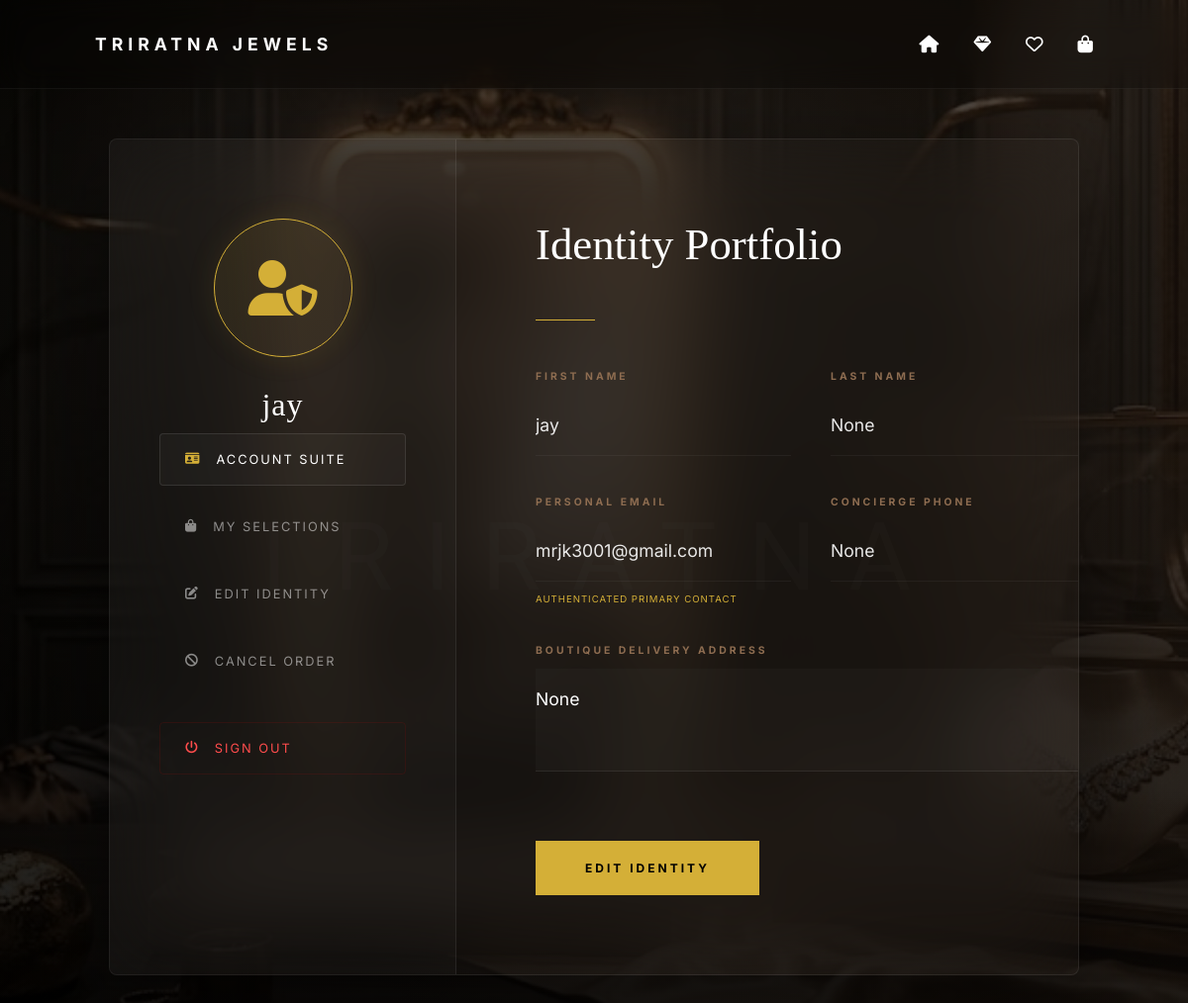
The app's page /profile/ (signed in) with its own data.
### main/models.py (models this page shows, shortened)
class RegisterUser(models.Model):
    first_name = models.CharField(max_length=100,blank=True, null=True)
    last_name = models.CharField(max_length=100,blank=True, null=True)
    phone_number = models.CharField(max_length=15,blank=True, null=True)
    address = models.TextField(blank=True, null=True)
    email = models.EmailField(unique=True)
    password = models.CharField(max_length=255)

### main/views.py (the view)
# urls.py: path("profile/", profile_view, name="profile_view"),
def profile_view(request):
    user = get_current_user(request)
    if not user:
        return redirect('login')
    context = get_common_context(request)
    context['user_profile'] = user
    context['edit_mode'] = False
    return render(request, 'profile.html', context)

### main/views.py (called while the page is built, shortened)
def get_current_user(request):
    user_id = request.session.get("user_id")
    if user_id:
        try:
            return RegisterUser.objects.get(id=user_id)
        except RegisterUser.DoesNotExist:
            return None
    return None

def get_session_id(request):
    if not request.session.session_key:
        request.session.create()
    return request.session.session_key

def get_common_context(request):
    user = get_current_user(request)
    session_id = get_session_id(request)
    cart_count = 0
    wishlist_count = 0
    wishlist_ids = []
    if user:
        cart_count = CartItem.objects.filter(user=user).aggregate(Sum('quantity'))['quantity__sum'] or 0
        wishlist_count = WishlistItem.objects.filter(user=user, moved_to_cart=False).count()
        wishlist_ids = list(WishlistItem.objects.filter(user=user).values_list('jewellery_id', flat=True))
    site_setting = SiteSetting.objects.first()
    whatsapp_number = site_setting.whatsapp_number if (site_setting and site_setting.whatsapp_number) else "919876543210"
    return {
        'cart_count': cart_count,
        'wishlist_count': wishlist_count,
        'wishlist_ids': wishlist_ids,
        'MEDIA_URL': settings.MEDIA_URL,
        'whatsapp_number': whatsapp_number,
    }

### templates/profile.html (shortened to what this page needs)
{% load static %}
<!DOCTYPE html>
<html lang="en">
<head>
    <link rel="stylesheet" href="https://cdnjs.cloudflare.com/ajax/libs/font-awesome/6.5.1/css/all.min.css">
</head>
<body>
    <nav class="tr-nav" id="mainNav">
        <span class="logo-text">TRIRATNA JEWELS</span>
        <div style="display:flex; gap: 35px; align-items: center; height: 100%;">
            <a href="{% url 'home' %}" title="Home" class="tr-nav-icon"><i class="fa-solid fa-house"></i></a>
            <a href="{% url 'catalog' %}" title="Collection" class="tr-nav-icon"><i class="fa-solid fa-gem"></i></a>
            <a href="{% url 'wishlist_view' %}" title="Wishlist" class="tr-nav-icon"><i class="fa-regular fa-heart"></i></a>
            <a href="{% url 'cart_view' %}" title="Cart" class="tr-nav-icon"><i class="fa-solid fa-shopping-bag"></i></a>
        </div>
    </nav>
    <div class="tr-profile-wrapper">
        <div class="tr-profile-card">
            <aside class="tr-profile-sidebar">
                <div class="tr-user-avatar-box">
                    <div class="tr-user-avatar">
                        <i class="fa-solid fa-user-shield"></i>
                    </div>
                </div>
                <div class="tr-sidebar-info">
                    <h2>{{ user_profile.first_name }}</h2>
                </div>
                <nav class="tr-profile-menu">
                    <a href="javascript:void(0)" onclick="navigateAccount('{% url 'profile_view' %}')" class="tr-menu-item {% if not edit_mode and 'edit' not in request.GET %}active{% endif %}">
                        <i class="fa-solid fa-id-card"></i> Account Suite
                    </a>
                    <a href="javascript:void(0)" onclick="navigateAccount('{% url 'order_history' %}')" class="tr-menu-item">
                        <i class="fa-solid fa-bag-shopping"></i> My Selections
                    </a>
                    <a href="{% url 'edit_profile' %}?edit=1" class="tr-menu-item {% if edit_mode or 'edit' in request.GET %}active{% endif %}">
                        <i class="fa-solid fa-pen-to-square"></i> Edit Identity
                    </a>
                    <a href="{% url 'cancel_order_form' %}" class="tr-menu-item">
                        <i class="fa-solid fa-ban"></i> Cancel Order
                    </a>
                    <a href="{% url 'logout' %}" class="tr-menu-item" style="color: #ff4d4d; margin-top: 20px; border-color: rgba(255,0,0,0.1);">
                        <i class="fa-solid fa-power-off"></i> Sign Out
                    </a>
                </nav>
            </aside>
            <main class="tr-profile-main">
                <div class="tr-main-content">
                    <h1 class="tr-section-title">{% if edit_mode %}Refine Identity{% else %}Identity Portfolio{% endif %}</h1>
                    <div class="tr-gold-line"></div>
                    <form method="POST" action="{% url 'edit_profile' %}">
                        <div class="tr-form-grid">
                            <div class="tr-form-group">
                                <label>First Name</label>
                                <input type="text" name="first_name" value="{{ user_profile.first_name }}" {% if not edit_mode %}disabled{% endif %} required>
                            </div>
                            <div class="tr-form-group">
                                <label>Last Name</label>
                                <input type="text" name="last_name" value="{{ user_profile.last_name }}" {% if not edit_mode %}disabled{% endif %} required>
                            </div>
                            <div class="tr-form-group">
                                <label>Personal Email</label>
                                <input type="email" value="{{ user_profile.email }}" disabled>
                                <span style="font-size: 0.6rem; color: var(--luxury-gold); letter-spacing: 1px;">AUTHENTICATED PRIMARY CONTACT</span>
                            </div>
                            <div class="tr-form-group">
                                <label>Concierge Phone</label>
                                <input type="text" name="phone_number" value="{{ user_profile.phone_number }}" {% if not edit_mode %}disabled{% endif %} required>
                            </div>
                            <div class="tr-form-group full-width">
                                <label>Boutique Delivery Address</label>
                                <textarea name="address" rows="3" {% if not edit_mode %}disabled{% endif %} required>{{ user_profile.address }}</textarea>
                            </div>
                        </div>
                        <div class="tr-action-bar">
                            {% if edit_mode %}
                            <button type="submit" class="tr-btn tr-btn-primary">Update Profile</button>
                            <a href="javascript:void(0)" onclick="navigateAccount('{% url 'profile_view' %}')" class="tr-btn tr-btn-outline">Go Back</a>
                            {% else %}
                            <a href="{% url 'edit_profile' %}?edit=1" class="tr-btn tr-btn-primary">Edit Identity</a>
                            {% endif %}
                        </div>
                    </form>
                </div>
            </main>
        </div>
    </div>
</body>
</html>

### records on screen
RegisterUser: first_name "jay", last_name "None", email "mrjk3001@gmail.com", phone_number "None", address "None"
